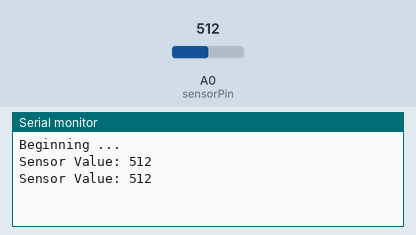
This sketch was run on a simulated Arduino Uno, built with avr-gcc and run on an emulated ATmega328P. Parts: the last lines printed to the serial monitor. The test bench sets the inputs (shaded band); at power-on: A0 (sensorPin) = 512.

Above: at 1.8 s.
1.9 s: A0 (sensorPin) set to 716
At 2.8 s:
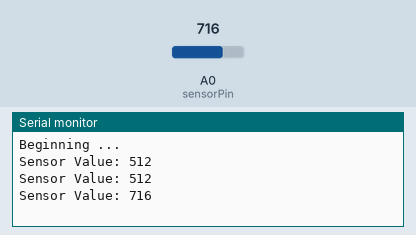
3.4 s: A0 (sensorPin) set to 900
At 4.5 s:
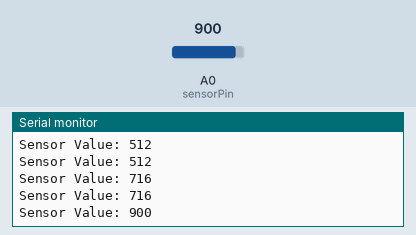
Timing chart, 0 to 6.4 s (numbered marks = the images above; inputs shaded):
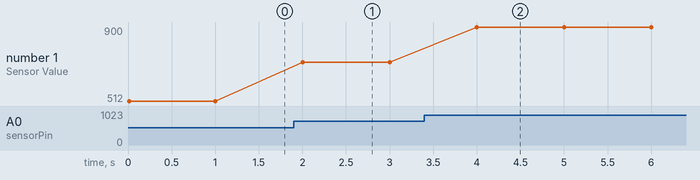

Measured:
- after the input at 1.9 s, the serial monitor: prints a new line after 0.10 s (image 1)
- after the input at 3.4 s, the serial monitor: prints a new line after 0.60 s (image 2)
- plotted number 1: 512 → 716 after the input at 1.9 s, 716 → 900 after the input at 3.4 s

The sketch:

ping_client_droop.ino
```cpp
int sensorPin = A0;    // select the input pin for the potentiometer
int sensorValue = 0;  // variable to store the value coming from the sensor

#include <SPI.h>
#include <Mirf.h>
#include <nRF24L01.h>
#include <MirfHardwareSpiDriver.h>

void setup(){
  Serial.begin(9600);
  Serial.println("Beginning ... ");

  Mirf.spi = &MirfHardwareSpi;
  Mirf.init();
  Mirf.setRADDR((byte *)"clie1");
  Mirf.payload = 1;
  Mirf.channel = 90;
  Mirf.config();
}

void loop(){
  sensorValue = analogRead(sensorPin);
  Serial.print("Sensor Value: ");
  Serial.println(sensorValue);

  Mirf.setTADDR((byte *)"serv1");
  Mirf.send((byte *)&sensorValue);
  while(Mirf.isSending()){}

  delay(1000);
}
```
